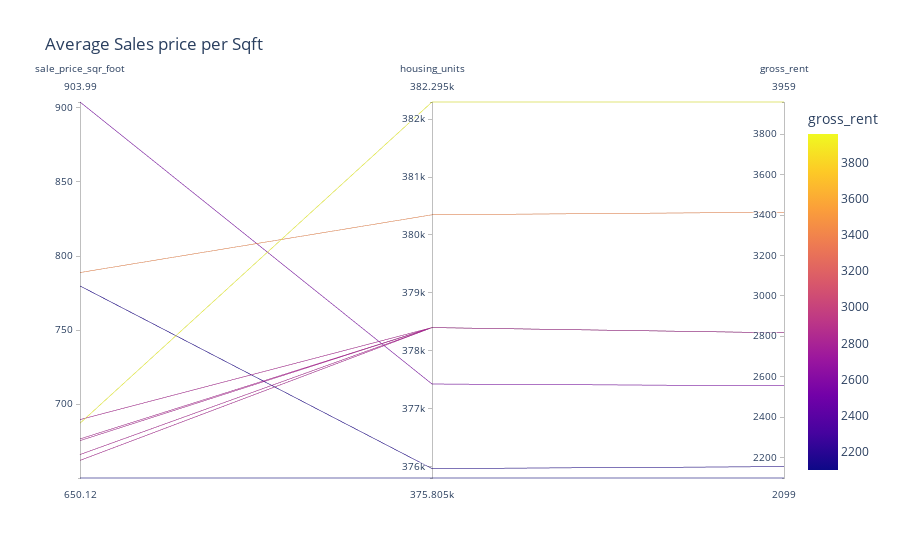

Write notebook code for a chart like this one.
### Markdown cell above
## Parallel Coordinates and Parallel Categories Analysis

In this section, you will use plotly express to create parallel coordinates and parallel categories visualizations so that investors can interactively filter and explore various factors related to the sales price of the neighborhoods. 

Using the DataFrame of Average values per neighborhood (calculated above), create the following visualizations:
1. Create a Parallel Coordinates Plot
2. Create a Parallel Categories Plot

### Code cell
# Parallel Coordinates Plot
px.parallel_coordinates(sfo_hunits_nhood_ex, dimensions=['sale_price_sqr_foot', 'housing_units', 'gross_rent'], 
                        title='Average Sales price per Sqft', color='gross_rent')

### Figure 1 — Plotly figure (JSON) as saved in the notebook; plotly's stock layout.template omitted (floating-point values rounded to 4 significant figures)
{"data": [{"dimensions": [{"label": "sale_price_sqr_foot", "values": [904.0, 788.8, 779.8, 689.6, 687.1, 676.5, 675.4, 666.0, 662.0, 650.1]}, {"label": "housing_units", "values": [377400.0, 380348, 376000.0, 378401, 382295, 378401, 378401, 378401, 378401, 375805]}, {"label": "gross_rent", "values": [2555.0, 3414, 2155.0, 2817.0, 3959, 2817.0, 2817.0, 2817.0, 2817.0, 2099]}], "domain": {"x": [0, 1], "y": [0, 1]}, "line": {"color": [2555.0, 3414, 2155.0, 2817.0, 3959, 2817.0, 2817.0, 2817.0, 2817.0, 2099], "coloraxis": "coloraxis"}, "name": "", "type": "parcoords"}], "layout": {"autosize": true, "coloraxis": {"colorbar": {"title": {"text": "gross_rent"}}, "colorscale": [[0, "#0d0887"], [0.1111, "#46039f"], [0.2222, "#7201a8"], [0.3333, "#9c179e"], [0.4444, "#bd3786"], [0.5556, "#d8576b"], [0.6667, "#ed7953"], [0.7778, "#fb9f3a"], [0.8889, "#fdca26"], [1, "#f0f921"]]}, "legend": {"tracegroupgap": 0}, "title": {"text": "Average Sales price per Sqft"}}}
